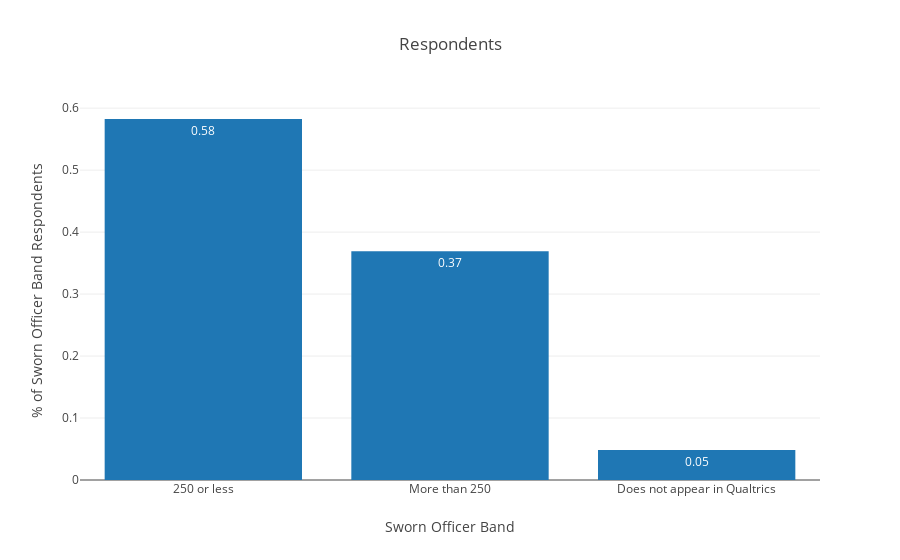

Write notebook code for a chart like this one.
### Markdown cell above
### Sworn Officers

### Code cell
genericBar_Plot(wkgdf.where(~wkgdf.isin(['---']),np.nan)['Sworn Officer Band'].value_counts(),
                title='Respondents')

### Figure 1 — Plotly figure (JSON) as saved in the notebook; plotly's stock layout.template omitted (floating-point values rounded to 4 significant figures)
{"data": [{"text": [0.58, 0.37, 0.05], "textposition": "auto", "type": "bar", "uid": "e0bb4cda-46c4-4ba4-9534-55e2ec13140e", "x": ["250 or less", "More than 250", "Does not appear in Qualtrics"], "y": [0.5825, 0.3689, 0.04854]}], "layout": {"title": {"text": "Respondents"}, "xaxis": {"title": {"text": "Sworn Officer Band"}}, "yaxis": {"title": {"text": "% of Sworn Officer Band Respondents"}}}}
